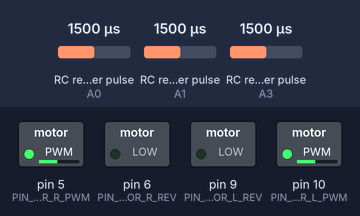
This program was run on a simulated Arduino Pro Mini, built with avr-gcc and run on an emulated ATmega328P. Shown: switched loads named in the program (green lamp = pin HIGH). Wiring (inferred from the names in the program): 3 × RC receiver channel: data A0 / data A1 / data A3. The inputs (shaded band) are chosen by the test bench; at power-on: RC receiver pulse (sensors on A1, A3, A0) 1500 µs.

Above: at 1.2 s.
1.3 s: RC receiver pulse (sensor on A1) set to 1980 µs
At 2.4 s:
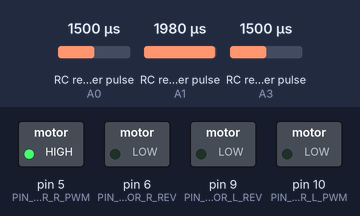
3.2 s: RC receiver pulse (sensor on A3) set to 1047 µs
4.7 s: RC receiver pulse (sensor on A3) set to 1029 µs
At 5.6 s:
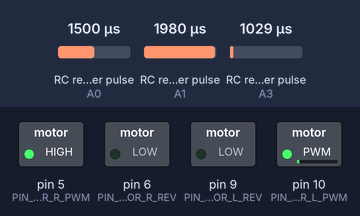
6.2 s: RC receiver pulse (sensor on A0) set to 1309 µs
7.7 s: RC receiver pulse (sensor on A0) set to 1281 µs
At 10.4 s:
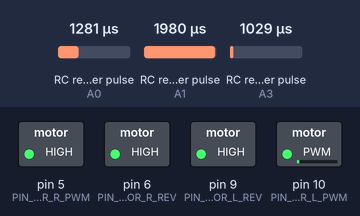
10.7 s: RC receiver pulse (sensor on A0) set to 1980 µs
At 10.87 s:
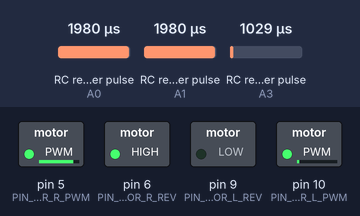
Timing chart, 0 to 14.7 s (numbered marks = the images above; inputs shaded):
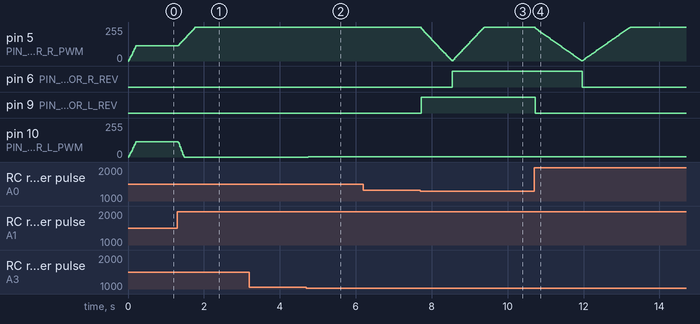

Measured:
- the behaviour switches between 1299 and 1298 µs on RC receiver pulse (sensor on A0) (found by bisection; images 2 and 3)
- after the input at 1.3 s, pin 5 (PIN_MOTOR_R_PWM): moves from 116/255 to 255/255 over 0.46 s, starting at once; pin 10 (PIN_MOTOR_L_PWM): moves from 116/255 to 0/255 over 0.16 s, starting at once
- after the input at 3.2 s, every drawn part: stays the same
- after the input at 4.7 s, pin 10 (PIN_MOTOR_L_PWM): 0/255 → 2/255 after 0.05 s
- after the input at 6.2 s, every drawn part: stays the same
- after the input at 7.7 s, pin 6 (PIN_MOTOR_R_REV): LOW → HIGH after 0.85 s; pin 9 (PIN_MOTOR_L_REV): LOW → HIGH at once
- after the input at 10.7 s, pin 6 (PIN_MOTOR_R_REV): HIGH → LOW after 1.3 s; pin 9 (PIN_MOTOR_L_REV): HIGH → LOW at once

The program:

main.cpp
```cpp
#include "Pins.h"
#include "RadioConfig.h"

struct RcInput {
  int ch1;
  int ch3;
  int ch5;
  unsigned long ch1Raw;
  unsigned long ch3Raw;
  unsigned long ch5Raw;
  bool ch1Ok;
  bool ch3Ok;
  bool ch5Ok;
  uint8_t readStep;
  bool valid;
};

struct RcChannelState {
  int value;
  unsigned long raw;
  unsigned long lastOkMs;
  bool ok;
};

int currentLeft = 0;
int currentRight = 0;
bool reverseMode = false;
bool safetyStop = true;
unsigned long lastDebugMs = 0;
RcChannelState ch1State = {RC_MID_US, 0, 0, false}; // todo init state
RcChannelState ch3State = {RC_MIN_US, 0, 0, false};
RcChannelState ch5State = {RC_MAX_US, 0, 0, false}; // todo init state
uint8_t rcReadStep = 0;

void updateRcChannel(uint8_t pin, RcChannelState *channel) {
  unsigned long pulse = pulseIn(pin, HIGH, RC_TIMEOUT_US);
  channel->raw = pulse;

  if (pulse >= RC_VALID_MIN_US && pulse <= RC_VALID_MAX_US) {
    channel->value = constrain((int)pulse, RC_MIN_US, RC_MAX_US);
    channel->lastOkMs = millis();
  }

  channel->ok = millis() - channel->lastOkMs <= SIGNAL_LOSS_TIMEOUT_MS;
}

RcInput readRadio() {
  uint8_t currentReadStep = rcReadStep;

  if (currentReadStep == 0) {
    updateRcChannel(PIN_RC_CH1, &ch1State);
  } else if (currentReadStep == 1) {
    updateRcChannel(PIN_RC_CH3, &ch3State);
  } else {
    updateRcChannel(PIN_RC_CH5, &ch5State);
  }

  rcReadStep++;
  if (rcReadStep > 2) {
    rcReadStep = 0;
  }

  unsigned long now = millis();
  ch1State.ok = now - ch1State.lastOkMs <= SIGNAL_LOSS_TIMEOUT_MS;
  ch3State.ok = now - ch3State.lastOkMs <= SIGNAL_LOSS_TIMEOUT_MS;
  ch5State.ok = now - ch5State.lastOkMs <= SIGNAL_LOSS_TIMEOUT_MS;

  RcInput rc;
  rc.ch1 = ch1State.value;
  rc.ch3 = ch3State.value;
  rc.ch5 = ch5State.value;
  rc.ch1Raw = ch1State.raw;
  rc.ch3Raw = ch3State.raw;
  rc.ch5Raw = ch5State.raw;
  rc.ch1Ok = ch1State.ok;
  rc.ch3Ok = ch3State.ok;
  rc.ch5Ok = ch5State.ok;
  rc.readStep = currentReadStep;
  rc.valid = rc.ch1Ok && rc.ch3Ok && rc.ch5Ok;
  return rc;
}

int centerChannelToSigned(int pulse, int reverse) {
  int value = (pulse - RC_MID_US) * reverse;

  if (abs(value) <= STICK_DEADBAND_US) {
    return 0;
  }

  if (value > 0) {
    return map(value, STICK_DEADBAND_US, RC_MAX_US - RC_MID_US, 0, MOTOR_PWM_MAX);
  }

  return map(value, -STICK_DEADBAND_US, RC_MIN_US - RC_MID_US, 0, -MOTOR_PWM_MAX);
}

int throttleToPower(int pulse) {
  if (CH3_REVERSE == -1) {
    pulse = RC_MAX_US - (pulse - RC_MIN_US);
  }

  pulse = constrain(pulse, RC_MIN_US, RC_MAX_US);

  if (pulse <= THROTTLE_START_US) {
    return 0;
  }

  return map(pulse, THROTTLE_START_US, RC_MAX_US, 0, MOTOR_PWM_MAX);
}

int rampTo(int current, int target) {
  int step = abs(target) > abs(current) ? RAMP_STEP_UP : RAMP_STEP_DOWN;

  if (current < target) {
    return min(current + step, target);
  }

  if (current > target) {
    return max(current - step, target);
  }

  return current;
}

void writeMotor(uint8_t pwmPin, uint8_t revPin, int speedValue) {
  bool reverse = speedValue < 0;
  speedValue = constrain(abs(speedValue), 0, MOTOR_PWM_MAX);

  digitalWrite(revPin, reverse ? HIGH : LOW);
  analogWrite(pwmPin, speedValue);
}

void writeMotors(int leftTarget, int rightTarget) {
  currentLeft = rampTo(currentLeft, leftTarget);
  currentRight = rampTo(currentRight, rightTarget);

  writeMotor(PIN_MOTOR_L_PWM, PIN_MOTOR_L_REV, currentLeft);
  writeMotor(PIN_MOTOR_R_PWM, PIN_MOTOR_R_REV, currentRight);
}

void stopMotorsNow() {
  currentLeft = 0;
  currentRight = 0;
  analogWrite(PIN_MOTOR_L_PWM, 0);
  analogWrite(PIN_MOTOR_R_PWM, 0);
  digitalWrite(PIN_MOTOR_L_REV, LOW);
  digitalWrite(PIN_MOTOR_R_REV, LOW);
}

void setup() {
  DEBUG_BEGIN(SERIAL_BAUD);
  delay(10);
  DEBUG_PRINTLN("Setup begin");
  DEBUG_PRINT("Pins RC ch1=");
  DEBUG_PRINT(PIN_RC_CH1);
  DEBUG_PRINT(" ch3=");
  DEBUG_PRINT(PIN_RC_CH3);
  DEBUG_PRINT(" ch5=");
  DEBUG_PRINTLN(PIN_RC_CH5);
  DEBUG_PRINT("Pins motor R pwm=");
  DEBUG_PRINT(PIN_MOTOR_R_PWM);
  DEBUG_PRINT(" rev=");
  DEBUG_PRINT(PIN_MOTOR_R_REV);
  DEBUG_PRINT(" L pwm=");
  DEBUG_PRINT(PIN_MOTOR_L_PWM);
  DEBUG_PRINT(" rev=");
  DEBUG_PRINTLN(PIN_MOTOR_L_REV);
  DEBUG_PRINT("Config throttleStart=");
  DEBUG_PRINT(THROTTLE_START_US);
  DEBUG_PRINT(" reverseArm=");
  DEBUG_PRINT(REVERSE_ARM_MAX_US);
  DEBUG_PRINT(" ch5Threshold=");
  DEBUG_PRINT(CH5_REVERSE_THRESHOLD_US);
  DEBUG_PRINT(" rcTimeout=");
  DEBUG_PRINT(RC_TIMEOUT_US);
  DEBUG_PRINT(" signalLoss=");
  DEBUG_PRINTLN(SIGNAL_LOSS_TIMEOUT_MS);

  DEBUG_PRINTLN("Setup input pins start");
  pinMode(PIN_RC_CH1, INPUT);
    pinMode(PIN_RC_CH2, INPUT);

  pinMode(PIN_RC_CH3, INPUT);
  pinMode(PIN_RC_CH5, INPUT);
  DEBUG_PRINTLN("Setup input pins end");

  DEBUG_PRINTLN("Setup output pins start");
  pinMode(PIN_MOTOR_L_PWM, OUTPUT);
  pinMode(PIN_MOTOR_L_REV, OUTPUT);
  pinMode(PIN_MOTOR_R_PWM, OUTPUT);
  pinMode(PIN_MOTOR_R_REV, OUTPUT);
  DEBUG_PRINTLN("Setup output pins end");

  stopMotorsNow();
  DEBUG_PRINTLN("Setup ended");
}

void loop() {
  RcInput rc = readRadio();

  if (!rc.valid) {
    safetyStop = true;
    stopMotorsNow();
    if (millis() - lastDebugMs >= DEBUG_INTERVAL_MS) {
      lastDebugMs = millis();
      DEBUG_PRINT("INVALID SIGNAL ch1=");
      DEBUG_PRINT(rc.ch1);
      DEBUG_PRINT(" raw1=");
      DEBUG_PRINT(rc.ch1Raw);
      DEBUG_PRINT(" ok1=");
      DEBUG_PRINT(rc.ch1Ok);
      DEBUG_PRINT(" ch3=");
      DEBUG_PRINT(rc.ch3);
      DEBUG_PRINT(" raw3=");
      DEBUG_PRINT(rc.ch3Raw);
      DEBUG_PRINT(" ok3=");
      DEBUG_PRINT(rc.ch3Ok);
      DEBUG_PRINT(" ch5=");
      DEBUG_PRINT(rc.ch5);
      DEBUG_PRINT(" raw5=");
      DEBUG_PRINT(rc.ch5Raw);
      DEBUG_PRINT(" ok5=");
      DEBUG_PRINT(rc.ch5Ok);
      DEBUG_PRINT(" step=");
      DEBUG_PRINTLN(rc.readStep);
    }
    return;
  }

  bool throttleLow = rc.ch3 <= REVERSE_ARM_MAX_US;
  bool requestedReverse = rc.ch5Ok && rc.ch5 < CH5_REVERSE_THRESHOLD_US;

  if (requestedReverse != reverseMode) {
    if (throttleLow) {
      reverseMode = requestedReverse;
      safetyStop = false;
    } else {
      safetyStop = true;
    }
  }

  if (throttleLow) {
    safetyStop = false;
  }

  if (safetyStop) {
    writeMotors(0, 0);
    if (millis() - lastDebugMs >= DEBUG_INTERVAL_MS) {
      lastDebugMs = millis();
      DEBUG_PRINT("SAFETY STOP ch3=");
      DEBUG_PRINT(rc.ch3);
      DEBUG_PRINT(" ch5=");
      DEBUG_PRINT(rc.ch5);
      DEBUG_PRINT(" reverse=");
      DEBUG_PRINT(reverseMode);
      DEBUG_PRINT(" throttleLow=");
      DEBUG_PRINT(throttleLow);
      DEBUG_PRINT(" requestedReverse=");
      DEBUG_PRINTLN(requestedReverse);
    }
    return;
  }

  int power = throttleToPower(rc.ch3);
  int ch1Turn = centerChannelToSigned(rc.ch1, CH1_REVERSE);
  int steering = constrain(-ch1Turn, -MOTOR_PWM_MAX, MOTOR_PWM_MAX);

  int leftTarget = constrain(power + steering, 0, MOTOR_PWM_MAX);
  int rightTarget = constrain(power - steering, 0, MOTOR_PWM_MAX);

  if (reverseMode) {
    leftTarget = -leftTarget;
    rightTarget = -rightTarget;
  }

  writeMotors(leftTarget, rightTarget);

  if (millis() - lastDebugMs >= DEBUG_INTERVAL_MS) {
    lastDebugMs = millis();
    DEBUG_PRINT("ch1=");
    DEBUG_PRINT(rc.ch1);
    DEBUG_PRINT(" raw1=");
    DEBUG_PRINT(rc.ch1Raw);
    DEBUG_PRINT(" ch3=");
    DEBUG_PRINT(rc.ch3);
    DEBUG_PRINT(" raw3=");
    DEBUG_PRINT(rc.ch3Raw);
    DEBUG_PRINT(" ch5=");
    DEBUG_PRINT(rc.ch5);
    DEBUG_PRINT(" raw5=");
    DEBUG_PRINT(rc.ch5Raw);
    DEBUG_PRINT(" ok1=");
    DEBUG_PRINT(rc.ch1Ok);
    DEBUG_PRINT(" ok3=");
    DEBUG_PRINT(rc.ch3Ok);
    DEBUG_PRINT(" ok5=");
    DEBUG_PRINT(rc.ch5Ok);
    DEBUG_PRINT(" step=");
    DEBUG_PRINT(rc.readStep);
    DEBUG_PRINT(" power=");
    DEBUG_PRINT(power);
    DEBUG_PRINT(" steering=");
    DEBUG_PRINT(steering);
    DEBUG_PRINT(" targetL=");
    DEBUG_PRINT(leftTarget);
    DEBUG_PRINT(" targetR=");
    DEBUG_PRINT(rightTarget);
    DEBUG_PRINT(" currentL=");
    DEBUG_PRINT(currentLeft);
    DEBUG_PRINT(" currentR=");
    DEBUG_PRINT(currentRight);
    DEBUG_PRINT(" reverse=");
    DEBUG_PRINT(reverseMode);
    DEBUG_PRINT(" revL=");
    DEBUG_PRINT(currentLeft < 0);
    DEBUG_PRINT(" revR=");
    DEBUG_PRINTLN(currentRight < 0);
  }
}
```

Pins.h
```cpp
#pragma once

#include <Arduino.h>

const uint8_t PIN_RC_CH1 = A1;
const uint8_t PIN_RC_CH2 = A2;
const uint8_t PIN_RC_CH3 = A3;
const uint8_t PIN_RC_CH5 = A0;

const uint8_t PIN_MOTOR_R_PWM = 5;
const uint8_t PIN_MOTOR_R_REV = 6;
const uint8_t PIN_MOTOR_L_PWM = 10;
const uint8_t PIN_MOTOR_L_REV = 9;
```

RadioConfig.h
```cpp
#pragma once

#include <Arduino.h>

const int RC_MIN_US = 1000;
const int RC_MID_US = 1500;
const int RC_MAX_US = 2000;
const int RC_VALID_MIN_US = 900;
const int RC_VALID_MAX_US = 2100;
const unsigned long RC_TIMEOUT_US = 25000;
const unsigned long SIGNAL_LOSS_TIMEOUT_MS = 300;

const int STICK_DEADBAND_US = 35;
const int THROTTLE_START_US = 1080;
const int REVERSE_ARM_MAX_US = 1120;

const int CH5_REVERSE_THRESHOLD_US = 1300;

const int MOTOR_PWM_MAX = 255;

// #define DEBUG_MODE 1
const unsigned long DEBUG_INTERVAL_MS = 200;
const unsigned long SERIAL_BAUD = 9600;

#ifdef DEBUG_MODE
  #define DEBUG_BEGIN(baud) Serial.begin(baud)
  #define DEBUG_PRINT(value) Serial.print(value)
  #define DEBUG_PRINTLN(value) Serial.println(value)
#else
  #define DEBUG_BEGIN(baud)
  #define DEBUG_PRINT(value)
  #define DEBUG_PRINTLN(value)
#endif

const int RAMP_STEP_UP = 4;
const int RAMP_STEP_DOWN = 10;

const int CH1_REVERSE = 1;
const int CH3_REVERSE = -1;
```
